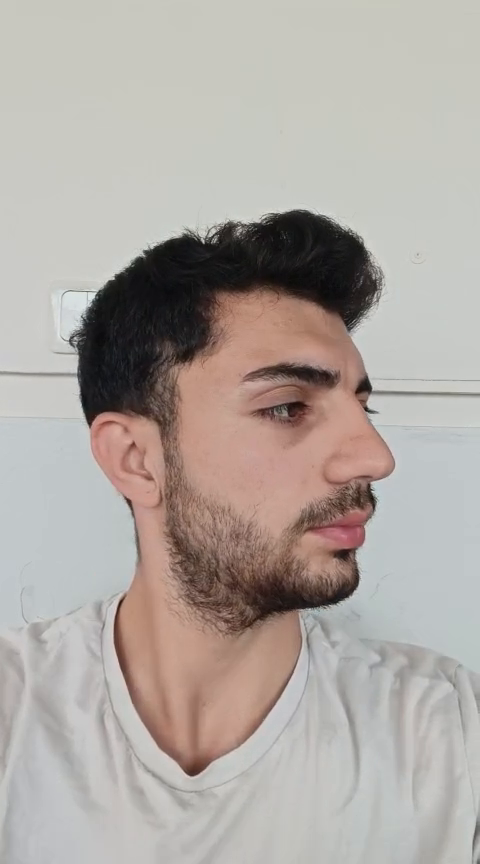
#> input picture frame 42 of GoruntuIslemeProje/DataSet/Ben_21.mp4, 480 x 864 px
$ python veri_hazirla.py
#> lines starting #> are read from the running program, lines starting #| are printed output that depends on the picture

import cv2
import os

# İşlenecek videolar: (video_adı, yaş)
videolarim = [
    ("Ben_21.mp4", 21),
    ("KadirAbi_46.mp4", 46),
    ("Mert_18.mp4", 18),
    ("Yusuf.mp4", 11),
    ("VeyselAbi_31.mp4", 31),
]

face_cascade = cv2.CascadeClassifier(cv2.data.haarcascades + "haarcascade_frontalface_default.xml") #görüntüdeki yüzleri tespit etmek için gerekli kütüphane
max_faces_per_video = 234  # Her video için maksimum yüz

for video_path, age_label in videolarim:
    save_dir = f"veri/{age_label}"
    os.makedirs(save_dir, exist_ok=True)

    # Eğer bu klasörde zaten 234 veya daha fazla veri varsa geç bir daha verilerin işlenmemesi için
    mevcut_kayitlar = len(os.listdir(save_dir))
    if mevcut_kayitlar >= max_faces_per_video:
        print(f"{video_path} -> Zaten işlenmiş ({mevcut_kayitlar} kayıt). Atlanıyor.")
        continue

    cap = cv2.VideoCapture(video_path)
    saved_count = mevcut_kayitlar  # Kaldığı yerden devam etme (istenirse)

    print(f"{video_path} -> İşleniyor...")

    while cap.isOpened() and saved_count < max_faces_per_video:
        ret, frame = cap.read()
#> frame is the input picture: shape (864, 480, 3); mean B, G, R 161.9, 167.5, 175.1
        if not ret:
            break

        gray = cv2.cvtColor(frame, cv2.COLOR_BGR2GRAY)
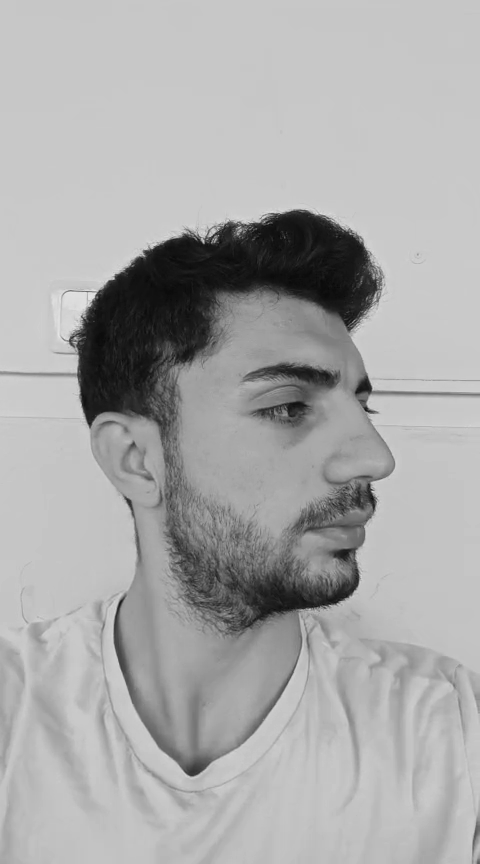
#> gray: shape (864, 480); min 9, max 229, mean 169.1
        faces = face_cascade.detectMultiScale(gray, scaleFactor=1.1, minNeighbors=5) #yüzler tespit edilir scalefactor ile görüntü ölçeklendirlidi
#> faces = [[82, 421, 73, 73]]

        for (x, y, w, h) in faces:
            if saved_count >= max_faces_per_video: #her görüntüden eşit bir şekilde al
                break

            if w < 50 or h < 50:
                continue  # Çok küçük yüzler alınmasın

            face = frame[y:y+h, x:x+w] #yüzü kırp
            face = cv2.resize(face, (128, 128)) #128*128 hale getir
            filename = os.path.join(save_dir, f"{age_label}_{saved_count}.jpg")
            cv2.imwrite(filename, face)
            print(f"{video_path} -> Kayıt edildi: {filename}")
            saved_count += 1
#> this loop made 1 pass
#> (x, y, w, h, saved_count) on pass 1: (82, 421, 73, 73, 1)
#| Ben_21.mp4 -> Kayıt edildi: veri/21/21_0.jpg
#> pass 1, `face = frame[y:y+h, x:x+w]`:
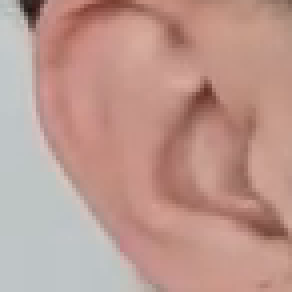
#> face: shape (73, 73, 3) (shown 4 times larger); mean B, G, R 143.4, 152.6, 189.3
#> after the loop, saved_count = 1

    cap.release()
    print(f"{video_path} -> Tamamlandı. Toplam kayıt: {saved_count}\n")

cv2.destroyAllWindows()
print("Tüm videolar işlendi. Her video için en fazla 234 yüz kaydedildi.")

$ run again, starting later in the video
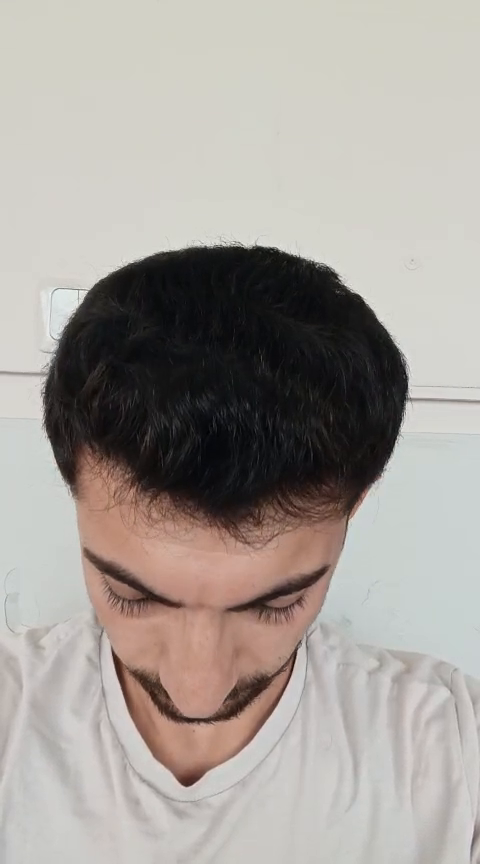
#> input picture frame 340 of GoruntuIslemeProje/DataSet/Ben_21.mp4, 480 x 864 px
#> frame is the input picture: shape (864, 480, 3); mean B, G, R 153.9, 159.4, 165.5
#> `gray = cv2.cvtColor(frame, cv2.COLOR_BGR2GRAY)`:
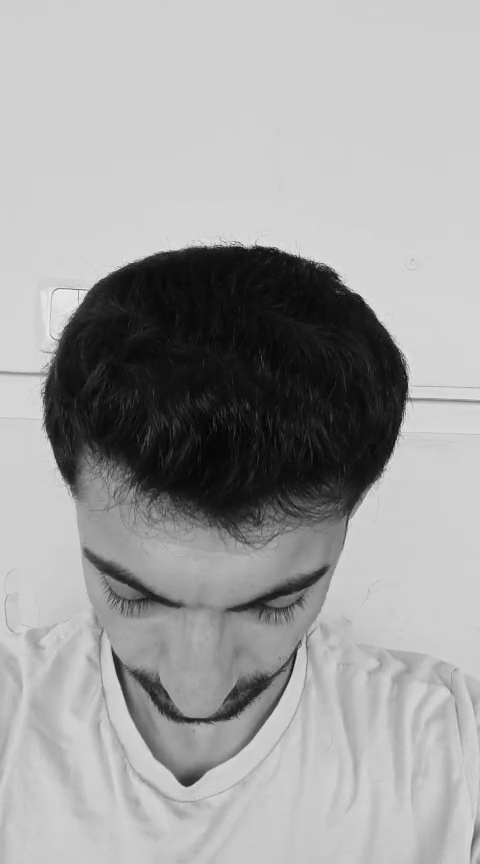
#> gray: shape (864, 480); min 1, max 247, mean 160.6
#> faces = [[53, 491, 298, 298]]
#> the loop `for (x, y, w, h) in faces:` made 1 pass
#> (x, y, w, h, saved_count) on pass 1: (53, 491, 298, 298, 1)
#> (printed output is left out)
#> pass 1, `face = cv2.resize(face, (128, 128))`:
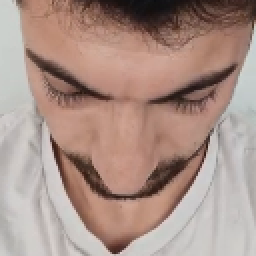
#> face: shape (128, 128, 3) (shown 2 times larger); mean B, G, R 136, 145.4, 170
#> after the loop `for (x, y, w, h) in faces:`: saved_count = 1
